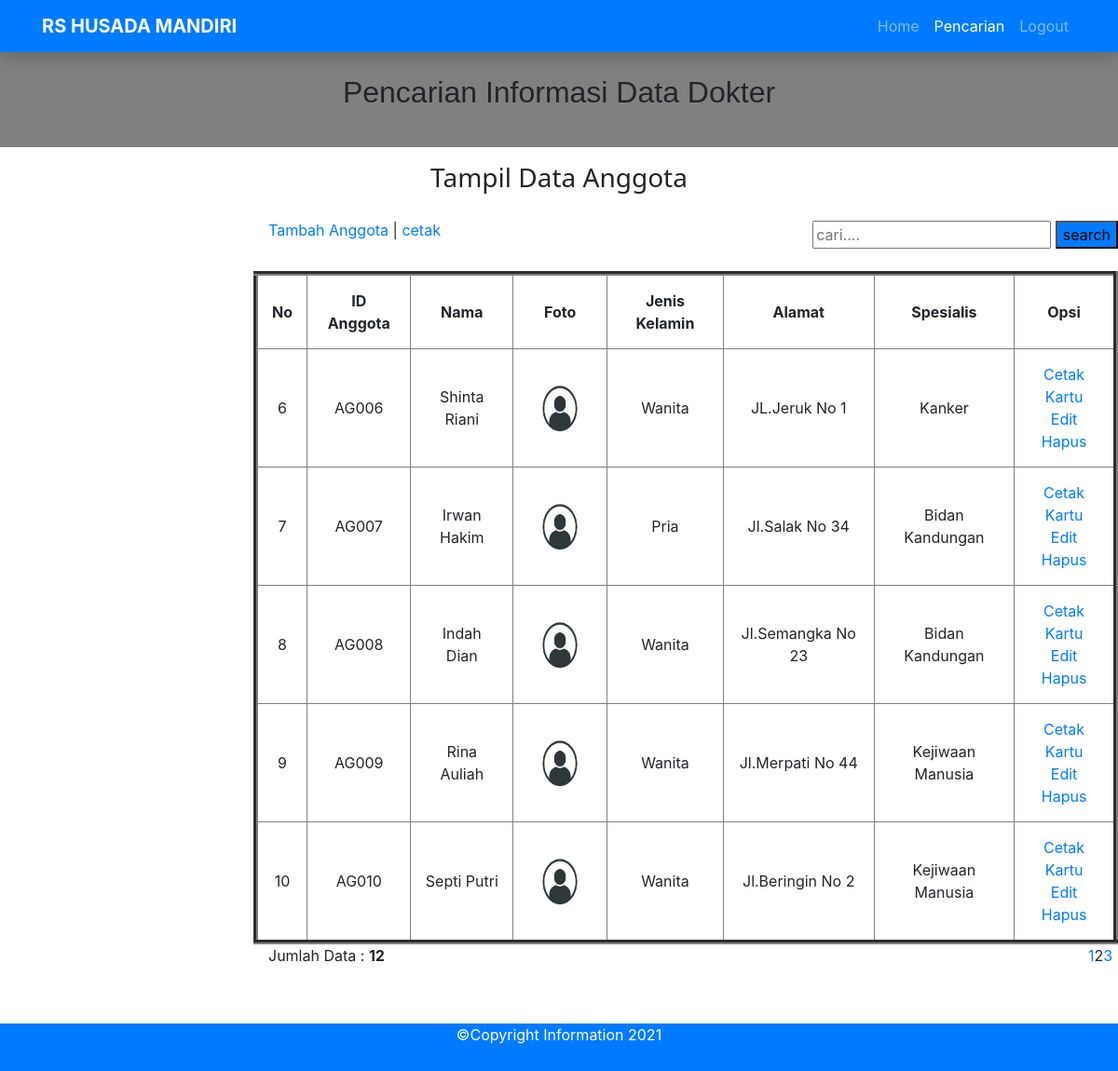
Page /dbrs/pencarian.php?p=anggota&hal=2 (signed in) on the committed database.
### tables this page shows
CREATE TABLE `tbanggota` (
  `idanggota` varchar(5) NOT NULL,
  `nama` varchar(30) NOT NULL,
  `jeniskelamin` varchar(10) NOT NULL,
  `alamat` varchar(40) NOT NULL,
  `status` varchar(20) NOT NULL,
  `spesialis` varchar(35) NOT NULL,
  `foto` varchar(35) NOT NULL
);

### dbrs/pencarian.php (the view, shortened to what this page needs)
<?php
    include'koneksi.php';
    if(isset($_SESSION['sesi'])){
?>
<!DOCTYPE html>
<html lang="en">
<head>
    <link rel="stylesheet" href="css/bootstrap.css">
    <link rel="stylesheet" href="style/pencarian.css">
</head>
<body>
    <div id="container">
        <div id="header">
            <nav class="navbar navbar-expand-xl navbar-dark bg-primary shadow fixed-top">
                <div class="container">
                    <a class="navbar-brand" style="font-weight: bold" href="index.php">RS HUSADA MANDIRI</a>
                    <div class="collapse navbar-collapse justify-content-end" id="navbarNav">
                    <ul class="navbar-nav ms-auto">
                        <li class="nav-item">
                        <a class="nav-link" aria-current="page" href="index.php">Home</a>
                        </li>
                        <li class="nav-item">
                            <a class="nav-link active" href="pencarian.php">Pencarian</a>
                        </li>
                        <li class="nav-item">
                            <a class="nav-link" href="logout.php">Logout</a>
                        </li>
                    </ul>
                    </div>
                </div>
            </nav>
            <div id="container-grid" class="text-center" style="background-color: grey">
                <div class="row">
                    <div class="col">
                        <h2 style="margin-top: 3rem">Pencarian Informasi Data Dokter</h2>
                    </div>
                </div>
            </div>
            <div class="text-center mt-3 mb-5" style="font-family: Segoe UI;" id="label-page">
                <h3>Tampil Data Anggota</h3>
            </div>
            <div id="content">
                <div class="row">
                    <div class="col">
                        <div style="margin-left: 18rem; margin-top: -1.34rem;;">
                            <p id="tombol-tambah-container">
                                <a href="pages/anggota-input.php" class="tombol">Tambah Anggota</a>  |
                                <a target="_blank" href="pages/cetak.php">
                                    cetak
                                </a>
                            </p>
                        </div>
                        <FORM CLASS="form-inline" METHOD="POST">
                            <div align="right">
                                <form method=post>
                                    <input type="text" name="pencarian" placeholder="cari....">
                                    <input class="bg-primary" type="submit" name="search" value="search" class="tombol">
                                </form>
                        </FORM>
                        <table style="margin-left: 17rem; margin-bottom: 0rem" id="tabel-tampil" border="5" cellspacing="0" cellpadding="15" class="text-center mt-4">
                            <tr>
                                <th id="label-tampil-no">No</td>
                                <th>ID Anggota</th>
                                <th>Nama</th>
                                <th>Foto</th>
                                <th>Jenis Kelamin</th>
                                <th>Alamat</th>
                                <th>Spesialis</th>
                                <th id="label-opsi">Opsi</th>
                            </tr>
                            <?php
                        $batas = 5;
                        extract($_GET);
                        if(empty($hal)){
                            $posisi = 0;
                            $hal = 1;
                            $nomor = 1;
                        }
                        else {
                            $posisi = ($hal - 1) * $batas;
                            $nomor = $posisi+1;
                        }
                        if($_SERVER['REQUEST_METHOD'] == "POST"){
                            $pencarian = trim(mysqli_real_escape_string($db, $_POST['pencarian']));
                            if($pencarian != ""){
                                $sql = "SELECT * FROM tbanggota WHERE nama LIKE '%$pencarian%'
                                        OR idanggota LIKE '%$pencarian%'
                                        OR jeniskelamin LIKE '%$pencarian%'
                                        OR alamat LIKE '%$pencarian%'
                                        OR spesialis LIKE '%$pencarian%'";
                                $query = $sql;
                                $queryJml = $sql;
                            }
                            else {
                                $query = "SELECT * FROM tbanggota LIMIT $posisi, $batas";
                                $queryJml = "SELECT * FROM tbanggota";
                                $no = $posisi * 1;
                            }
                        }
                        else {
                            $query = "SELECT * FROM tbanggota LIMIT $posisi, $batas";
                            $queryJml = "SELECT * FROM tbanggota";
                        }
                        $q_tampil_anggota = mysqli_query($db, $query);
                        if(mysqli_num_rows($q_tampil_anggota)>0)
                        {
                        while($r_tampil_anggota=mysqli_fetch_array($q_tampil_anggota)){
                            if(empty($r_tampil_anggota['foto'])or($r_tampil_anggota['foto']=='-'))
                                $foto = "admin-no-photo.jpg";
                            else
                                $foto = $r_tampil_anggota['foto'];
                        ?>
                        <tr>
                            <td><?php echo $nomor; ?></td>
                            <td><?php echo $r_tampil_anggota['idanggota']; ?></td>
                            <td><?php echo $r_tampil_anggota['nama']; ?></td>
                            <td><img src="images/<?php echo $foto; ?>" width=70px height=70px></td>
                            <td><?php echo $r_tampil_anggota['jeniskelamin']; ?></td>
                            <td><?php echo $r_tampil_anggota['alamat']; ?></td>
                            <td><?php echo $r_tampil_anggota['spesialis']; ?></td>
                            <td>
                                <div class="tombol-opsi-container"><a target="_blank" href="pages/cetak_kartu.php?id=<?php echo $r_tampil_anggota['idanggota'];?>" class="tombol">Cetak Kartu</a></div>
                                <div class="tombol-opsi-container"><a href="pages/anggota-edit.php?id=<?php echo $r_tampil_anggota['idanggota'];?>" class="tombol">Edit</a></div>
                                <div class="tombol-opsi-container"><a href="proses/anggota-hapus.php?id=<?php echo $r_tampil_anggota['idanggota']; ?>" onclick = "return confirm ('Apakah Anda Yakin Akan Menghapus Data Ini?')" class="tombol">Hapus</a></div>
                            </td>
                        </tr>
                        <?php $nomor++; }
                        }
                        else {
                            echo "<tr><td colspan=6>Data Tidak Ditemukan</td></tr>";
                        }?>
                        </table>
                    </div>
                </div>
            </div>
            <?php
                if(isset($_POST['pencarian'])){
                if($_POST['pencarian']!=''){
                    echo "<div style=\"float:left;\">";
                    $jml = mysqli_num_rows(mysqli_query($db, $queryJml));
                    echo "Data Hasil Pencarian: <b>$jml</b>";
                    echo "</div>";
                }
                }
                else{
            ?>
            <div style="float: left; margin-left: 18rem;">
                <?php
                    $jml = mysqli_num_rows(mysqli_query($db, $queryJml));
                    echo "Jumlah Data : <b>$jml</b>";
                ?>
                </div>
                <div class="pagination mb-5 mb-5" style="margin-left: 73rem; margin-botton: 15rem">
                        <?php
                        $jml_hal = ceil($jml/$batas);
                        for($i=1; $i<=$jml_hal; $i++){
                            if($i != $hal){
                                echo "<a href=\"?p=anggota&hal=$i\">$i</a>";
                            }
                            else {
                                echo "<a class=\"active\">$i</a>";
                            }
                        }
                        ?>
                </div>
            <?php
            }
            ?>
            <footer class="bg-primary text-white text-center mt-5 pb-5 fixed-bottom">
                <p>©Copyright Information 2021</p>
            </footer>
        </div>
    </div>
</body>
</html>
<?php
}
else {
	echo "<script>
		alert('Anda Harus Login Dahulu!');
	</script>";
	header('location:login.php');
}
?>

### dbrs/style/pencarian.css (style rules this page uses)
#container-grid { padding: 2rem 1rem; }
h2 { font-family:Verdana, Geneva, Tahoma, sans-serif; font-weight: normal; }
#tabel-tampil { margin-left: auto; margin-right: auto; }
p { margin-bottom: -1.34rem; }

### rows in the picture
tbanggota: idanggota "AG006", nama "Shinta Riani", jeniskelamin "Wanita", alamat "JL.Jeruk No 1", spesialis "Kanker"
tbanggota: idanggota "AG007", nama "Irwan Hakim", jeniskelamin "Pria", alamat "Jl.Salak No 34", spesialis "Bidan Kandungan"
tbanggota: idanggota "AG008", nama "Indah Dian", jeniskelamin "Wanita", alamat "Jl.Semangka No 23", spesialis "Bidan Kandungan"
tbanggota: idanggota "AG009", nama "Rina Auliah", jeniskelamin "Wanita", alamat "Jl.Merpati No 44", spesialis "Kejiwaan Manusia"
tbanggota: idanggota "AG010", nama "Septi Putri", jeniskelamin "Wanita", alamat "Jl.Beringin No 2", spesialis "Kejiwaan Manusia"

### other values in the picture
$jml "12"
